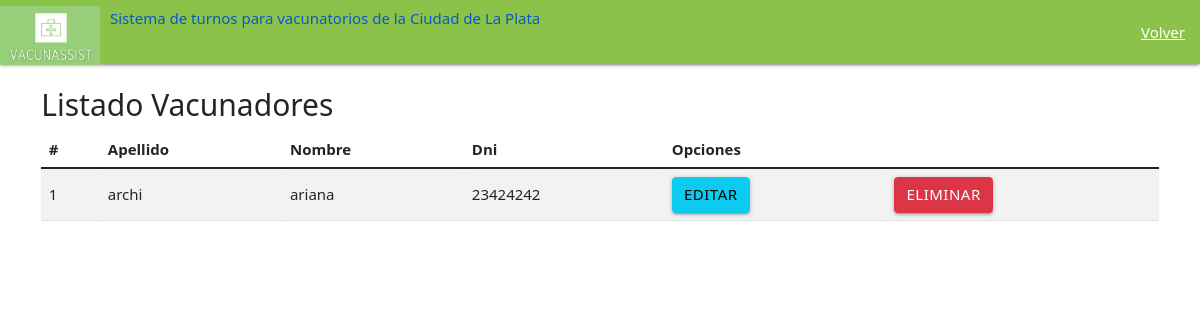
The page /eliminarVacunador/ on the database its author committed.
### main/models.py (models this page shows, shortened)
class Vacunador(models.Model):
    vacunador_nombre= models.CharField(max_length=200)
    vacunador_apellido= models.CharField(max_length=20)
    vacunador_fechaNac= models.DateTimeField("fecha nacimiento")
    vacunador_zona= models.CharField(max_length=200)
    vacunador_dni= models.IntegerField()
    vacunador_email= models.EmailField(max_length=254)
    codigo= models.IntegerField()
    contraseña = models.CharField(max_length=200)

### main/views.py (the view)
# urls.py: path('eliminarVacunador/', views.eliminarVacunador, name= 'eliminarVacunador' ),
def eliminarVacunador(request):
    administradorList= Vacunador.objects.all()
    if (administradorList.exists()):
        print('')
    else:
        messages.error(request, " no hay vacunadores en el listado")
    return render(request, "main/eliminarVacunador.html",{"administradores" : administradorList})

### main/templates/main/eliminarVacunador.html (shortened to what this page needs)
<!DOCTYPE html>
{% load static %}
<html lang="en" dir="ltr">
  <head>
        <link rel="stylesheet" href="https://cdnjs.cloudflare.com/ajax/libs/materialize/1.0.0/css/materialize.min.css">
        <link type='text/css' href="{% static 'css/estilo.css' %}" rel="stylesheet" />
        <link href="https://cdn.jsdelivr.net/npm/bootstrap@5.1.3/dist/css/bootstrap.min.css" rel="stylesheet">
    <link href="https://cdn.jsdelivr.net/npm/bootstrap@5.1.3/dist/css/bootstrap.min.css" rel="stylesheet">
    <nav>
        <div class="nav-wrapper  light-green">
          <a href="/" class="brand-logo">
            <img src="{% static 'imagenes/Logo_VacunAssist_recortado.png' %}" class="img-fluid" width="100" height="66">
          <div class="right"  style="margin: 9px 0px 0px 10px">
            <h6>Sistema de turnos para vacunatorios de la Ciudad de La Plata</h6>
            </div>
          </a>
          <ul id="nav-mobile" class="right hide-on-med">
            <li><a href="/inicio_admin/">Volver</a></li>
          </ul>
        </div>
      </nav>
      <body>
        <div class="container py-4">
          <div class="row">
            <div class="col-md-12">
              <h2>Listado Vacunadores</h2>
<div class="table-responsive">
    <table class="table table-striped">
      <thead>
        <tr>
          <th>#</th>
          <th>Apellido</th>
          <th>Nombre</th>
          <th>Dni</th>
          <th colspan="2">Opciones</th>
      </thead>
      <tbody>
        {% for c in administradores %}
        <tr>
          <td>{{forloop.counter}}</td>
          <td>{{c.vacunador_apellido}} </td>
          <td> {{c.vacunador_nombre}}</td>
          <td>{{c.vacunador_dni}}</td>
          <td><a href="edicionVacunadores/{{c.dni}}" class="btn btn-block btn-info">Editar</a></td>
          <td><a href="/eliminar_Admin/{{c.vacunador_dni}}/{{c.vacunador_nombre}}" class="btn btn-block btn-danger">Eliminar</a></td>
        </tr>
        {% endfor%}
      </tbody>
    </table>
      </body>

### rows shown on the page
Vacunador: vacunador_apellido "archi", vacunador_nombre "ariana", vacunador_dni "23424242"
